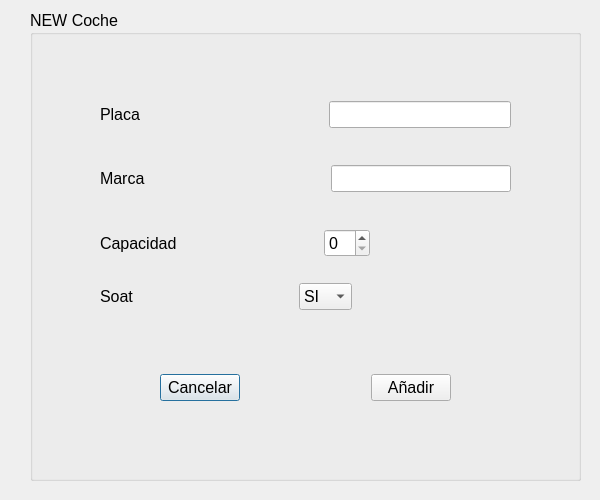
<?xml version="1.0" encoding="UTF-8"?>
<ui version="4.0">
 <class>CrearCoche</class>
 <widget class="QDialog" name="CrearCoche">
  <property name="geometry">
   <rect>
    <x>0</x>
    <y>0</y>
    <width>600</width>
    <height>500</height>
   </rect>
  </property>
  <property name="windowTitle">
   <string>Dialog</string>
  </property>
  <widget class="QGroupBox" name="groupBox">
   <property name="geometry">
    <rect>
     <x>30</x>
     <y>10</y>
     <width>551</width>
     <height>471</height>
    </rect>
   </property>
   <property name="font">
    <font>
     <pointsize>12</pointsize>
    </font>
   </property>
   <property name="title">
    <string>NEW Coche</string>
   </property>
   <widget class="QWidget" name="layoutWidget">
    <property name="geometry">
     <rect>
      <x>70</x>
      <y>60</y>
      <width>411</width>
      <height>271</height>
     </rect>
    </property>
    <layout class="QVBoxLayout" name="verticalLayout">
     <item>
      <spacer name="verticalSpacer_2">
       <property name="orientation">
        <enum>Qt::Vertical</enum>
       </property>
       <property name="sizeHint" stdset="0">
        <size>
         <width>20</width>
         <height>40</height>
        </size>
       </property>
      </spacer>
     </item>
     <item>
      <layout class="QHBoxLayout" name="horizontalLayout_2">
       <item>
        <widget class="QLabel" name="label">
         <property name="text">
          <string>Placa</string>
         </property>
        </widget>
       </item>
       <item>
        <spacer name="horizontalSpacer">
         <property name="orientation">
          <enum>Qt::Horizontal</enum>
         </property>
         <property name="sizeHint" stdset="0">
          <size>
           <width>40</width>
           <height>20</height>
          </size>
         </property>
        </spacer>
       </item>
       <item>
        <widget class="QLineEdit" name="Placa"/>
       </item>
      </layout>
     </item>
     <item>
      <spacer name="verticalSpacer">
       <property name="orientation">
        <enum>Qt::Vertical</enum>
       </property>
       <property name="sizeHint" stdset="0">
        <size>
         <width>20</width>
         <height>40</height>
        </size>
       </property>
      </spacer>
     </item>
     <item>
      <layout class="QHBoxLayout" name="horizontalLayout">
       <item>
        <widget class="QLabel" name="label_3">
         <property name="text">
          <string>Marca</string>
         </property>
        </widget>
       </item>
       <item>
        <spacer name="horizontalSpacer_2">
         <property name="orientation">
          <enum>Qt::Horizontal</enum>
         </property>
         <property name="sizeHint" stdset="0">
          <size>
           <width>40</width>
           <height>20</height>
          </size>
         </property>
        </spacer>
       </item>
       <item>
        <widget class="QLineEdit" name="Marca"/>
       </item>
      </layout>
     </item>
     <item>
      <spacer name="verticalSpacer_3">
       <property name="orientation">
        <enum>Qt::Vertical</enum>
       </property>
       <property name="sizeHint" stdset="0">
        <size>
         <width>20</width>
         <height>40</height>
        </size>
       </property>
      </spacer>
     </item>
     <item>
      <layout class="QHBoxLayout" name="horizontalLayout_3">
       <item>
        <widget class="QLabel" name="label_2">
         <property name="text">
          <string>Capacidad</string>
         </property>
        </widget>
       </item>
       <item>
        <spacer name="horizontalSpacer_3">
         <property name="orientation">
          <enum>Qt::Horizontal</enum>
         </property>
         <property name="sizeHint" stdset="0">
          <size>
           <width>40</width>
           <height>20</height>
          </size>
         </property>
        </spacer>
       </item>
       <item>
        <widget class="QSpinBox" name="Capacidad"/>
       </item>
       <item>
        <spacer name="horizontalSpacer_5">
         <property name="orientation">
          <enum>Qt::Horizontal</enum>
         </property>
         <property name="sizeHint" stdset="0">
          <size>
           <width>40</width>
           <height>20</height>
          </size>
         </property>
        </spacer>
       </item>
      </layout>
     </item>
     <item>
      <spacer name="horizontalSpacer_7">
       <property name="orientation">
        <enum>Qt::Horizontal</enum>
       </property>
       <property name="sizeHint" stdset="0">
        <size>
         <width>40</width>
         <height>20</height>
        </size>
       </property>
      </spacer>
     </item>
     <item>
      <layout class="QHBoxLayout" name="horizontalLayout_4">
       <item>
        <widget class="QLabel" name="label_4">
         <property name="text">
          <string>Soat</string>
         </property>
        </widget>
       </item>
       <item>
        <spacer name="horizontalSpacer_4">
         <property name="orientation">
          <enum>Qt::Horizontal</enum>
         </property>
         <property name="sizeHint" stdset="0">
          <size>
           <width>40</width>
           <height>20</height>
          </size>
         </property>
        </spacer>
       </item>
       <item>
        <widget class="QComboBox" name="Soat">
         <item>
          <property name="text">
           <string>SI</string>
          </property>
         </item>
         <item>
          <property name="text">
           <string>NO</string>
          </property>
         </item>
        </widget>
       </item>
       <item>
        <spacer name="horizontalSpacer_6">
         <property name="orientation">
          <enum>Qt::Horizontal</enum>
         </property>
         <property name="sizeHint" stdset="0">
          <size>
           <width>40</width>
           <height>20</height>
          </size>
         </property>
        </spacer>
       </item>
      </layout>
     </item>
     <item>
      <spacer name="verticalSpacer_4">
       <property name="orientation">
        <enum>Qt::Vertical</enum>
       </property>
       <property name="sizeHint" stdset="0">
        <size>
         <width>20</width>
         <height>40</height>
        </size>
       </property>
      </spacer>
     </item>
    </layout>
   </widget>
   <widget class="QWidget" name="layoutWidget">
    <property name="geometry">
     <rect>
      <x>130</x>
      <y>360</y>
      <width>291</width>
      <height>36</height>
     </rect>
    </property>
    <layout class="QHBoxLayout" name="horizontalLayout_5">
     <item>
      <widget class="QPushButton" name="pushButton_2">
       <property name="text">
        <string>Cancelar</string>
       </property>
      </widget>
     </item>
     <item>
      <spacer name="horizontalSpacer_8">
       <property name="orientation">
        <enum>Qt::Horizontal</enum>
       </property>
       <property name="sizeHint" stdset="0">
        <size>
         <width>40</width>
         <height>20</height>
        </size>
       </property>
      </spacer>
     </item>
     <item>
      <widget class="QPushButton" name="pushButton">
       <property name="text">
        <string>Añadir</string>
       </property>
      </widget>
     </item>
    </layout>
   </widget>
  </widget>
 </widget>
 <resources/>
 <connections/>
</ui>
